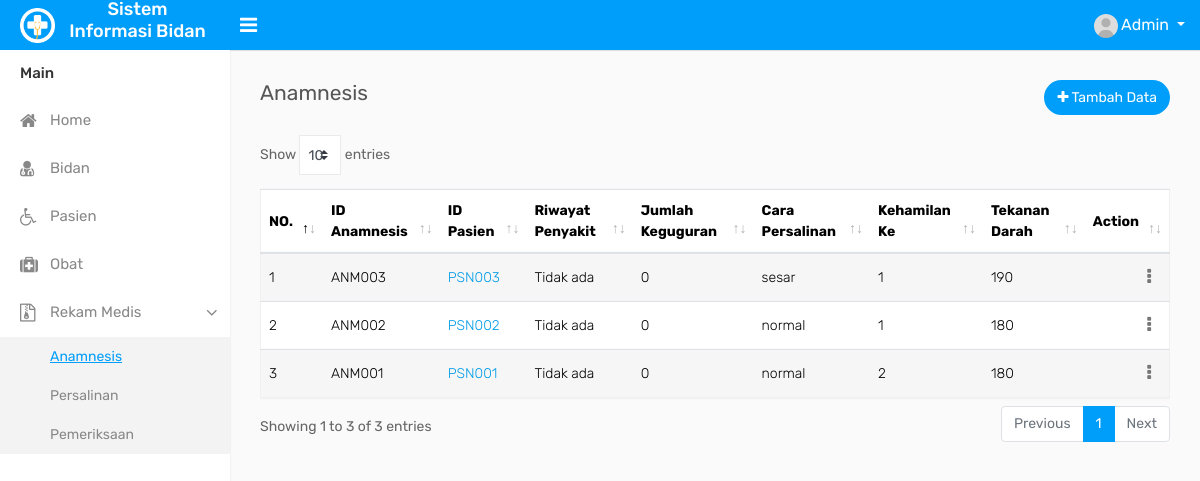
The page /anamnesis.php (signed in) on the database its author committed.
### tables this page shows
CREATE TABLE `anamnesis` (
  `id_anamnesis` varchar(8) NOT NULL,
  `id_pasien` varchar(8) NOT NULL,
  `riwayat_penyakit` varchar(25) NOT NULL,
  `jml_keguguran` int(5) NOT NULL,
  `cara_persalinan` varchar(25) NOT NULL,
  `kehamilan` varchar(2) NOT NULL,
  `tekanan_darah` varchar(7) NOT NULL
);

### function.php (called while the page is built, shortened)
<?php
$conn = mysqli_connect("localhost", "root", "", "db_bidan");
function tampil($query) {
	global $conn;
	$result = mysqli_query($conn, $query);
	$rows = [];
	while($row = mysqli_fetch_assoc($result)){
		$rows[] = $row;
	}
	return $rows;
}
?>

### anamnesis.php (the view, shortened to what this page needs)
<?php
require 'function.php';
$data = tampil("SELECT * FROM anamnesis ORDER BY id_anamnesis DESC");
?>
<!DOCTYPE html>
<html>
<head>
    <link rel="stylesheet" type="text/css" href="assets/css/bootstrap.min.css">
    <link rel="stylesheet" type="text/css" href="assets/css/font-awesome.min.css">
    <link rel="stylesheet" type="text/css" href="assets/css/select2.min.css">
    <link rel="stylesheet" type="text/css" href="assets/css/dataTables.bootstrap4.min.css">
    <link rel="stylesheet" type="text/css" href="assets/css/bootstrap-datetimepicker.min.css">
    <link rel="stylesheet" type="text/css" href="assets/css/style.css">
</head>
<body>
    <div class="main-wrapper">
        <div class="header">
            <div class="header-left">
                <a href="index.php" class="logo">
                    <img src="assets/img/logo.png" width="35" height="35" alt=""> <span><h4>Sistem Informasi Bidan</h4></span>
                </a>
            </div>
            <a id="toggle_btn" href="javascript:void(0);"><i class="fa fa-bars"></i></a>
            <ul class="nav user-menu float-right">
                <li class="nav-item dropdown has-arrow">
                    <a href="#" class="dropdown-toggle nav-link user-link" data-toggle="dropdown">
                        <span class="user-img">
                            <img class="rounded-circle" src="assets/img/user.jpg" width="24" alt="Admin">
                        </span>
                        <span>Admin</span>
                    </a>
                </li>
            </ul>
        </div>
        <div class="sidebar" id="sidebar">
            <div class="sidebar-inner slimscroll">
                <div id="sidebar-menu" class="sidebar-menu">
                    <ul>
                        <li class="menu-title">Main</li>
                        <li>
                            <a href="index.php"><i class="fa fa-home"></i> <span>Home</span></a>
                        </li>
                        <li>
                            <a href="bidan.php"><i class="fa fa-user-md"></i> <span>Bidan</span></a>
                        </li>
                        <li>
                            <a href="pasien.php"><i class="fa fa-wheelchair"></i> <span>Pasien</span></a>
                        </li>
                        <li>
                            <a href="obat.php"><i class="fa fa-medkit"></i> <span>Obat</span></a>
                        </li>
                        <li class="submenu">
                            <a href="#"><i class="fa fa-file-archive-o"></i> <span> Rekam Medis </span> <span class="menu-arrow"></span></a>
                            <ul style="display: none;">
                                <li><a href="anamnesis.php"  class="active">Anamnesis</a></li>
                                <li><a href="persalinan.php">Persalinan</a></li>
                                <li><a href="pemeriksaan.php">Pemeriksaan</a></li>
                            </ul>
                        </li>
                    </ul>
                </div>
            </div>
        </div>
        <div class="page-wrapper">
            <div class="content">
                <div class="row">
                    <div class="col-sm-4 col-3">
                        <h4 class="page-title">Anamnesis</h4>
                    </div>
                    <div class="col-sm-8 col-9 text-right m-b-20">
                        <a href="tambah-anamnesis.php" class="btn btn btn-primary btn-rounded float-right"><i class="fa fa-plus"></i> Tambah Data</a>
                    </div>
                </div>
                <div class="row">
                    <div class="col-md-12">
                        <div class="table-responsive">
                            <table class="table table-border table-striped custom-table datatable mb-0">
                                <thead>
                                    <tr>
                                        <th>NO.</th>
                                        <th>ID Anamnesis</th>
                                        <th>ID Pasien</th>
                                        <th>Riwayat Penyakit</th>
                                        <th>Jumlah Keguguran</th>
                                        <th>Cara Persalinan</th>
                                        <th>Kehamilan Ke</th>
                                        <th>Tekanan Darah</th>
                                        <th class="text-right">Action</th>
                                    </tr>
                                </thead>
                                <tbody>
                                <?php $no = 1; ?>
                                <?php foreach ($data as $mts) : ?>
                                        <tr>
                                            <td><?= $no; ?></td>
                                            <td><?= $mts['id_anamnesis']; ?></td>
                                            <td><a href="pasien.php"><?= $mts['id_pasien']; ?></a></td>
                                            <td><?= $mts['riwayat_penyakit']; ?></td>
                                            <td><?= $mts['jml_keguguran']; ?></td>
                                            <td><?= $mts['cara_persalinan']; ?></td>
                                            <td><?= $mts['kehamilan']; ?></td>
                                            <td><?= $mts['tekanan_darah']; ?></td>
                                            <td class="text-right">
                                                <div class="dropdown dropdown-action">
                                                    <a href="#" class="action-icon dropdown-toggle" data-toggle="dropdown" aria-expanded="false"><i class="fa fa-ellipsis-v"></i></a>
                                                </div>
                                            </td>
                                        </tr>
                                <?php $no++; ?>
                                <?php endforeach; ?>
                                </tbody>
                            </table>
                        </div>
                    </div>
                </div>
            </div>
        </div>
    </div>
</body>
</html>

### rows shown on the page
anamnesis: id_anamnesis "ANM003", id_pasien "PSN003", riwayat_penyakit "Tidak ada", jml_keguguran "0", cara_persalinan "sesar", kehamilan "1", tekanan_darah "190"
anamnesis: id_anamnesis "ANM002", id_pasien "PSN002", riwayat_penyakit "Tidak ada", jml_keguguran "0", cara_persalinan "normal", kehamilan "1", tekanan_darah "180"
anamnesis: id_anamnesis "ANM001", id_pasien "PSN001", riwayat_penyakit "Tidak ada", jml_keguguran "0", cara_persalinan "normal", kehamilan "2", tekanan_darah "180"
